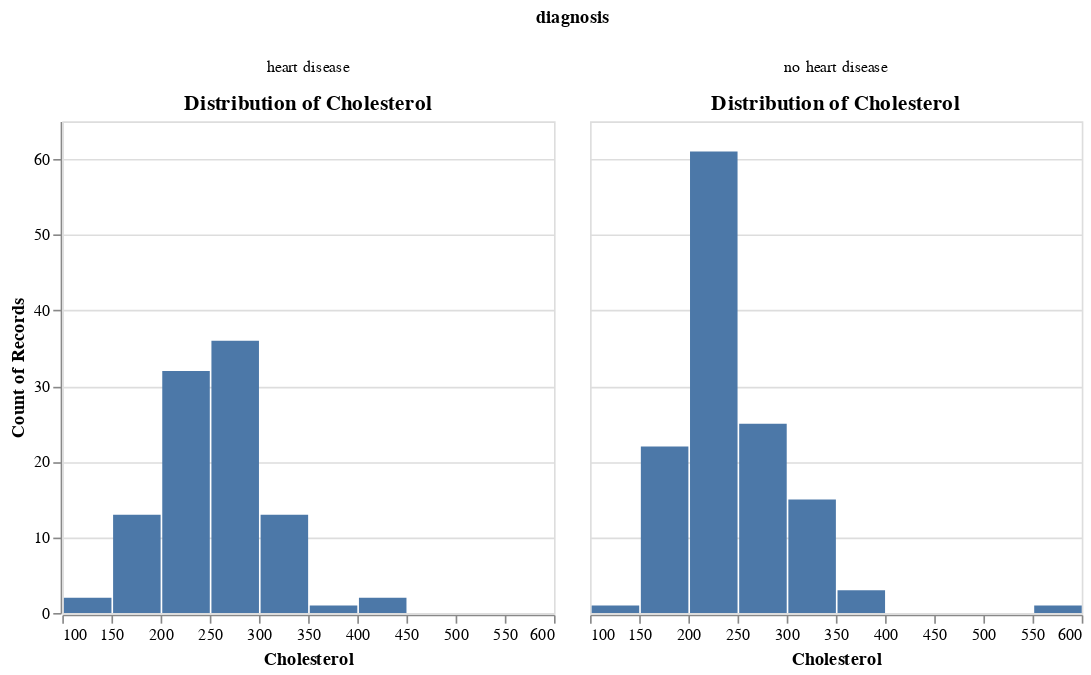

Notebook source saved alongside this figure:
### Code cell
# cholesterol
chol_hist = alt.Chart(heart_disease_to_plot).mark_bar().encode(
    alt.X("cholesterol:Q", bin = True).title("Cholesterol"),
    y = "count()"
).properties(
    title = "Distribution of Cholesterol"
).facet(
    column = "diagnosis:N"
)

chol_hist

### Figure 1 — Vega-Lite specification as saved in the notebook (floating-point values rounded to 4 significant figures; data arrays with more than 128 entries replaced by an {"elided": "..."} marker saying what was removed)
{"config": {"view": {"continuousWidth": 300, "continuousHeight": 300}}, "data": {"name": "data-de2235db1ab4c23a6d82c71fe6da6796"}, "facet": {"column": {"field": "diagnosis", "type": "nominal"}}, "spec": {"mark": {"type": "bar"}, "encoding": {"x": {"bin": true, "field": "cholesterol", "title": "Cholesterol", "type": "quantitative"}, "y": {"aggregate": "count", "type": "quantitative"}}, "title": "Distribution of Cholesterol"}, "$schema": "https://vega.github.io/schema/vega-lite/v5.8.0.json", "datasets": {"data-de2235db1ab4c23a6d82c71fe6da6796": {"elided": "227 records"}}}
